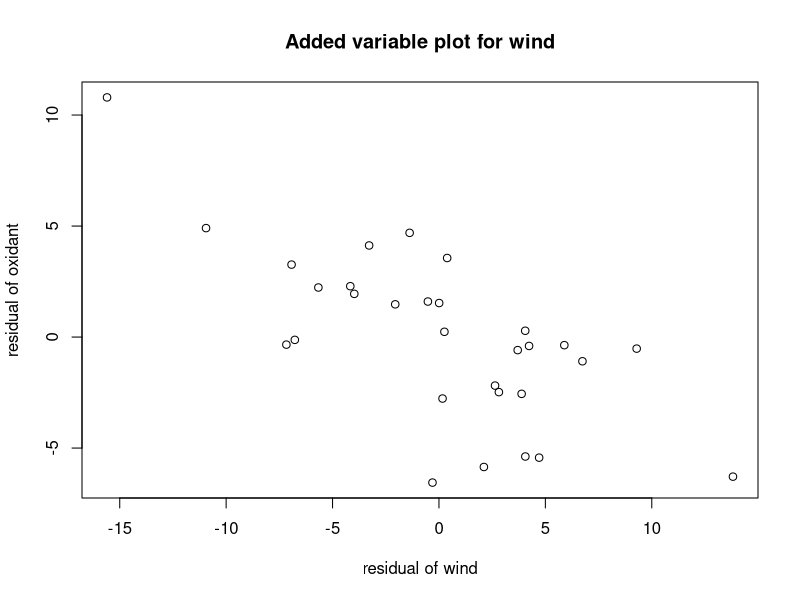

This chart was generated by the following R code:
airpollution = read.table('./Datasets/airpollution.txt', header = TRUE)
x = residuals(lm(airpollution$wind~airpollution$day+airpollution$temperature+airpollution$humidity+airpollution$insolation))
y = residuals(lm(airpollution$oxidant~airpollution$day+airpollution$temperature+airpollution$humidity+airpollution$insolation))
plot(x, y, main="Added variable plot for wind", xlab="residual of wind", ylab="residual of oxidant")
